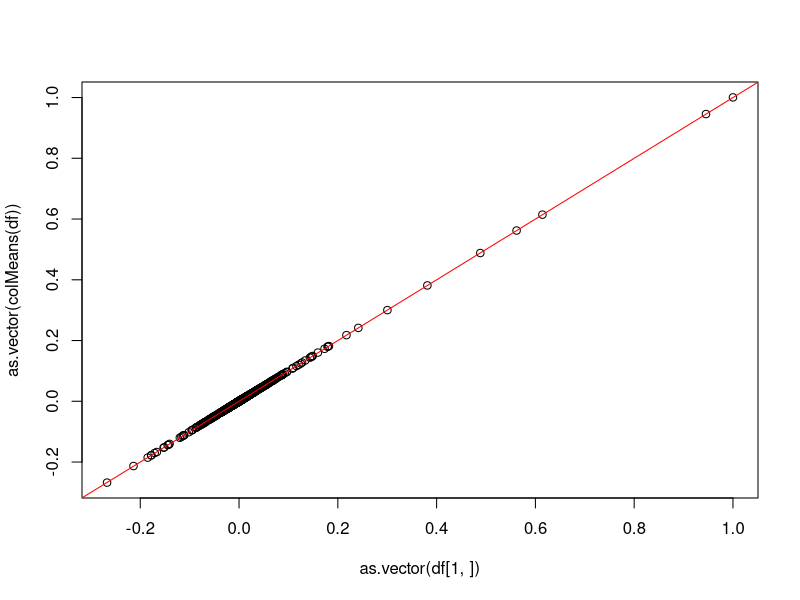
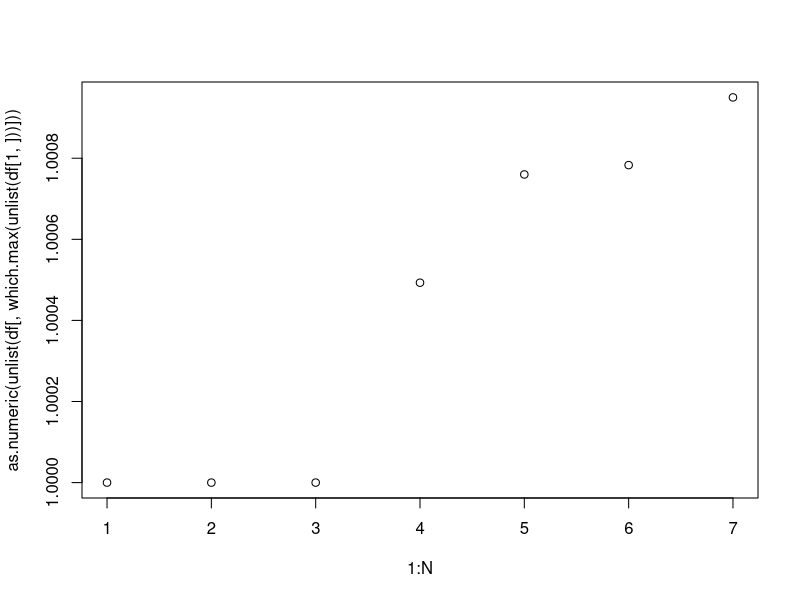
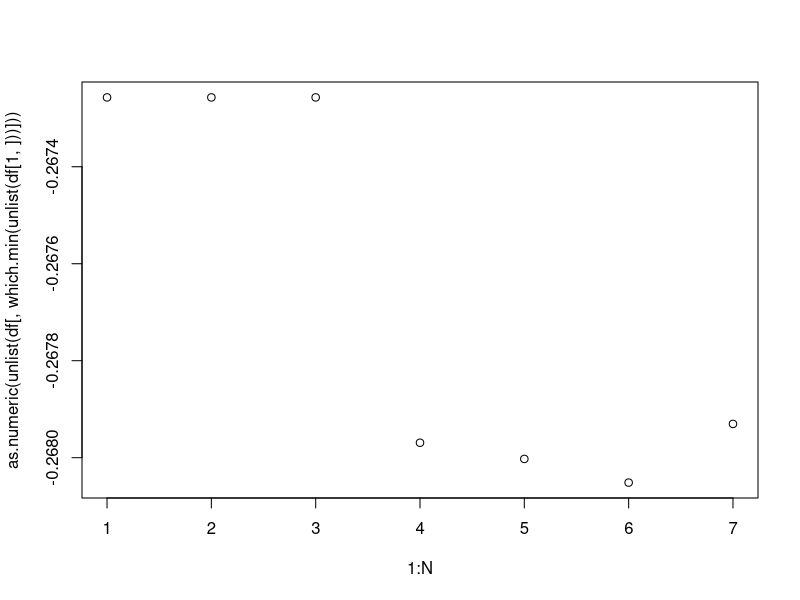
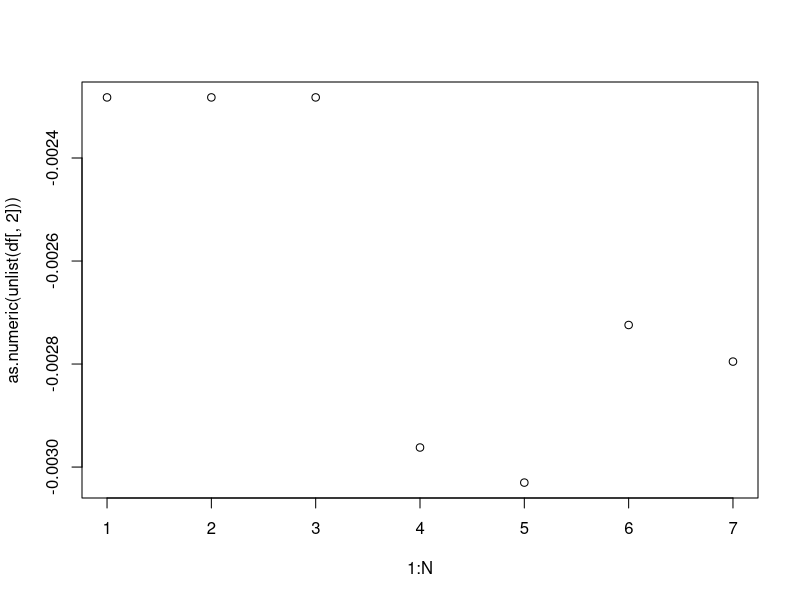

Write R code to recreate these figures, in order.
setwd("~/expmDerivative/")

library(readr)
library(coda)

df <- read_table("data/highDimSim_30_fourth.txt", col_names = FALSE)
N <- dim(df)[1]
P <- dim(df)[2] - 1
df <- df[,1:P]
df <- df[,as.vector(df[1,]!=0)]
plot(as.vector(df[1,]),as.vector(colMeans(df)))
abline(a=0,b=1,col="red")
cor(as.numeric(df[1,]),as.numeric(colMeans(df)))


plot(1:N,as.numeric(unlist(df[,which.max(unlist(df[1,]))])))
plot(1:N,as.numeric(unlist(df[,which.min(unlist(df[1,]))])))
plot(1:N,as.numeric(unlist(df[,2])))

summary(effectiveSize(df))
